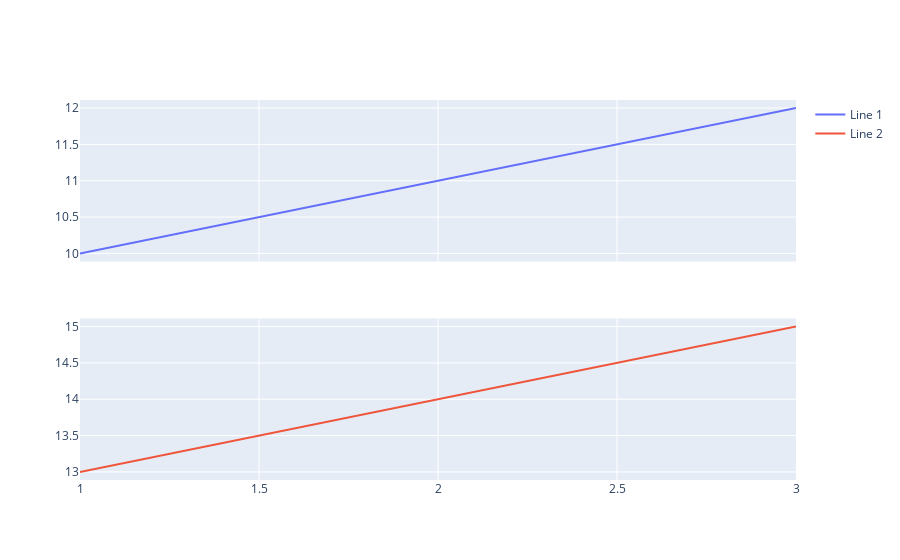

Notebook cell for this chart:
### Code cell
'''# Create subplots with shared x-axis
fig = make_subplots(rows=2, cols=1, shared_xaxes=True)

# Add traces
fig.add_trace(go.Scatter(x=[1, 2, 3], y=[10, 11, 12], mode='lines', name="Line 1"), row=1, col=1)
fig.add_trace(go.Scatter(x=[1, 2, 3], y=[13, 14, 15], mode='lines', name="Line 2"), row=2, col=1)

# Show the figure
fig.show()

### Figure 1 — Plotly figure (JSON) as saved in the notebook; plotly's stock layout.template omitted (floating-point values rounded to 4 significant figures)
{"data": [{"mode": "lines", "name": "Line 1", "type": "scatter", "x": [1, 2, 3], "xaxis": "x", "y": [10, 11, 12], "yaxis": "y"}, {"mode": "lines", "name": "Line 2", "type": "scatter", "x": [1, 2, 3], "xaxis": "x2", "y": [13, 14, 15], "yaxis": "y2"}], "layout": {"autosize": true, "xaxis": {"anchor": "y", "autorange": true, "domain": [0, 1], "matches": "x2", "range": [1, 3], "showticklabels": false, "type": "linear"}, "xaxis2": {"anchor": "y2", "autorange": true, "domain": [0, 1], "range": [1, 3], "type": "linear"}, "yaxis": {"anchor": "x", "autorange": true, "domain": [0.575, 1], "range": [9.889, 12.11], "type": "linear"}, "yaxis2": {"anchor": "x2", "autorange": true, "domain": [0, 0.425], "range": [12.89, 15.11], "type": "linear"}}}
